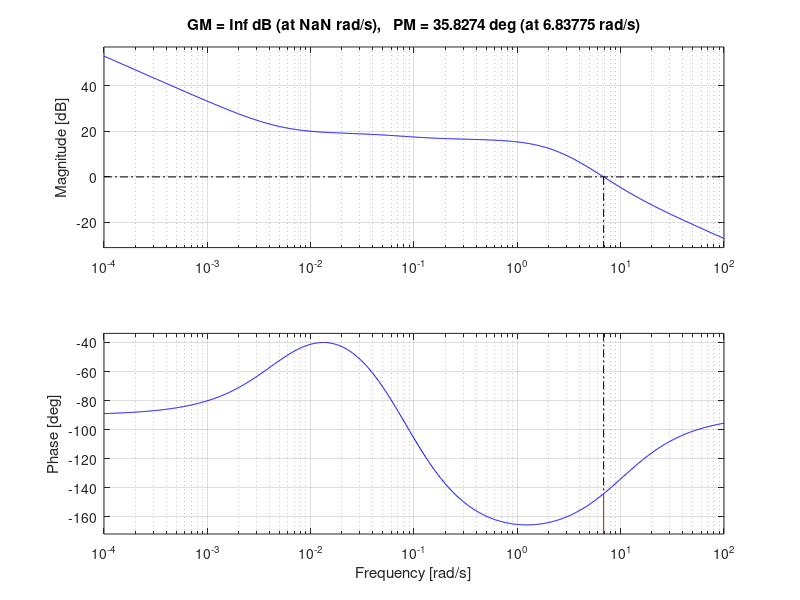
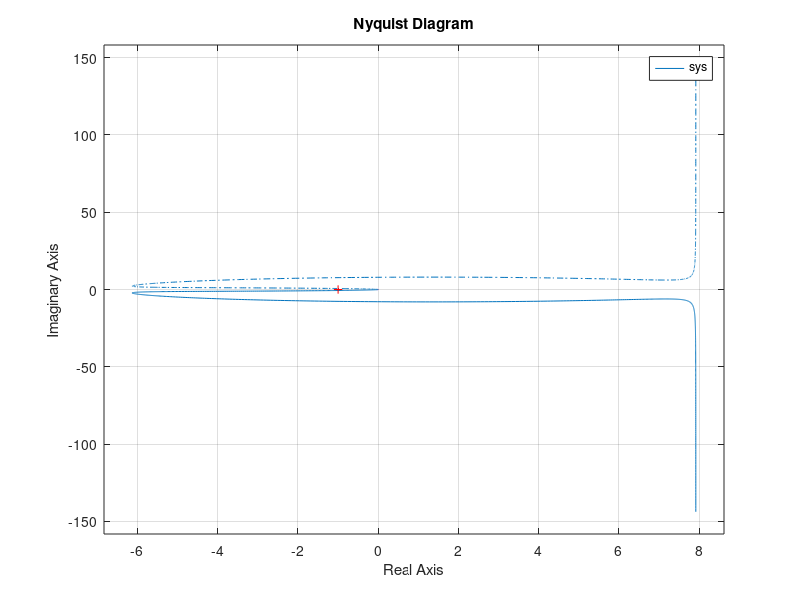

Here is the MATLAB script that generated these plots, in order:
% 画出内环（带控制器）开环传递函数的奈奎斯特图、伯德图
clear
clc
f1 = [10 100 0.5];%分子
f2 = [0.44 -0.04];%分子
f3 = [1 0];%分母
f4 = [1 0.09 -6.53 -0.44];%分母
%conv的用处是把他们求成多项式的形式
num = conv(f1,f2);%求多项式
den = conv(f3,f4);%求多项式
sys = tf(num,den)
%画出所有参数
figure(1)
margin(sys);
% grid on;
%不画，直接给参数赋值出来
%[Gm,Pm,Wcg,Wcp] = margin(sys);%Gm幅值裕度 Pm相角裕度 Wcg穿越频率 Wcp剪切频率
figure(2)
nyquist(sys);  % 画奈奎斯特图
% grid on;
